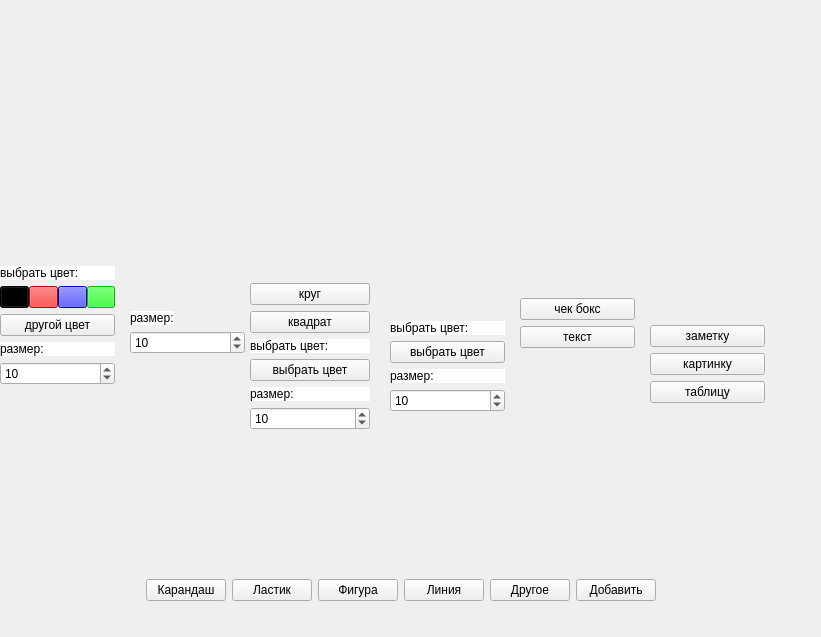
<?xml version="1.0" encoding="UTF-8"?>
<ui version="4.0">
 <class>Form</class>
 <widget class="QWidget" name="Form">
  <property name="geometry">
   <rect>
    <x>0</x>
    <y>0</y>
    <width>821</width>
    <height>637</height>
   </rect>
  </property>
  <property name="windowTitle">
   <string>Form</string>
  </property>
  <property name="styleSheet">
   <string notr="true"/>
  </property>
  <widget class="QWidget" name="downMenu" native="true">
   <property name="geometry">
    <rect>
     <x>20</x>
     <y>560</y>
     <width>761</width>
     <height>61</height>
    </rect>
   </property>
   <property name="styleSheet">
    <string notr="true"/>
   </property>
   <layout class="QHBoxLayout" name="horizontalLayout">
    <property name="leftMargin">
     <number>0</number>
    </property>
    <property name="topMargin">
     <number>0</number>
    </property>
    <property name="rightMargin">
     <number>0</number>
    </property>
    <property name="bottomMargin">
     <number>0</number>
    </property>
    <item>
     <spacer name="horizontalSpacer_2">
      <property name="orientation">
       <enum>Qt::Horizontal</enum>
      </property>
      <property name="sizeType">
       <enum>QSizePolicy::Expanding</enum>
      </property>
      <property name="sizeHint" stdset="0">
       <size>
        <width>40</width>
        <height>20</height>
       </size>
      </property>
     </spacer>
    </item>
    <item>
     <widget class="QPushButton" name="penButton">
      <property name="sizePolicy">
       <sizepolicy hsizetype="Fixed" vsizetype="Fixed">
        <horstretch>0</horstretch>
        <verstretch>0</verstretch>
       </sizepolicy>
      </property>
      <property name="text">
       <string>Карандаш</string>
      </property>
     </widget>
    </item>
    <item>
     <widget class="QPushButton" name="eraserButton">
      <property name="sizePolicy">
       <sizepolicy hsizetype="Fixed" vsizetype="Fixed">
        <horstretch>0</horstretch>
        <verstretch>0</verstretch>
       </sizepolicy>
      </property>
      <property name="text">
       <string>Ластик</string>
      </property>
     </widget>
    </item>
    <item>
     <widget class="QPushButton" name="figureButton">
      <property name="sizePolicy">
       <sizepolicy hsizetype="Fixed" vsizetype="Fixed">
        <horstretch>0</horstretch>
        <verstretch>0</verstretch>
       </sizepolicy>
      </property>
      <property name="text">
       <string>Фигура</string>
      </property>
     </widget>
    </item>
    <item>
     <widget class="QPushButton" name="lineButton">
      <property name="sizePolicy">
       <sizepolicy hsizetype="Fixed" vsizetype="Fixed">
        <horstretch>0</horstretch>
        <verstretch>0</verstretch>
       </sizepolicy>
      </property>
      <property name="text">
       <string>Линия</string>
      </property>
     </widget>
    </item>
    <item>
     <widget class="QPushButton" name="otherButton">
      <property name="sizePolicy">
       <sizepolicy hsizetype="Fixed" vsizetype="Fixed">
        <horstretch>0</horstretch>
        <verstretch>0</verstretch>
       </sizepolicy>
      </property>
      <property name="text">
       <string>Другое</string>
      </property>
     </widget>
    </item>
    <item>
     <widget class="QPushButton" name="addButton">
      <property name="sizePolicy">
       <sizepolicy hsizetype="Fixed" vsizetype="Fixed">
        <horstretch>0</horstretch>
        <verstretch>0</verstretch>
       </sizepolicy>
      </property>
      <property name="text">
       <string>Добавить</string>
      </property>
     </widget>
    </item>
    <item>
     <spacer name="horizontalSpacer">
      <property name="orientation">
       <enum>Qt::Horizontal</enum>
      </property>
      <property name="sizeType">
       <enum>QSizePolicy::Expanding</enum>
      </property>
      <property name="sizeHint" stdset="0">
       <size>
        <width>40</width>
        <height>20</height>
       </size>
      </property>
     </spacer>
    </item>
   </layout>
  </widget>
  <widget class="QWidget" name="figureLayout" native="true">
   <property name="geometry">
    <rect>
     <x>250</x>
     <y>120</y>
     <width>120</width>
     <height>317</height>
    </rect>
   </property>
   <layout class="QVBoxLayout" name="verticalLayout">
    <property name="leftMargin">
     <number>0</number>
    </property>
    <property name="topMargin">
     <number>0</number>
    </property>
    <property name="rightMargin">
     <number>0</number>
    </property>
    <property name="bottomMargin">
     <number>7</number>
    </property>
    <item>
     <spacer name="verticalSpacer_3">
      <property name="orientation">
       <enum>Qt::Vertical</enum>
      </property>
      <property name="sizeHint" stdset="0">
       <size>
        <width>20</width>
        <height>62</height>
       </size>
      </property>
     </spacer>
    </item>
    <item>
     <widget class="QPushButton" name="circleChooseButton">
      <property name="text">
       <string>круг</string>
      </property>
     </widget>
    </item>
    <item>
     <widget class="QPushButton" name="chooseSquareButton">
      <property name="text">
       <string>квадрат</string>
      </property>
     </widget>
    </item>
    <item>
     <widget class="QLabel" name="label_6">
      <property name="styleSheet">
       <string notr="true">background-color: rgb(255, 255, 255);</string>
      </property>
      <property name="text">
       <string>выбрать цвет:</string>
      </property>
     </widget>
    </item>
    <item>
     <widget class="QPushButton" name="chooseFigureColorButton">
      <property name="text">
       <string>выбрать цвет</string>
      </property>
     </widget>
    </item>
    <item>
     <widget class="QLabel" name="label_7">
      <property name="styleSheet">
       <string notr="true">background-color: rgb(255, 255, 255);</string>
      </property>
      <property name="text">
       <string>размер:</string>
      </property>
     </widget>
    </item>
    <item>
     <widget class="QSpinBox" name="chooseFigureSizeSpinBox">
      <property name="maximum">
       <number>999</number>
      </property>
      <property name="value">
       <number>10</number>
      </property>
     </widget>
    </item>
   </layout>
  </widget>
  <widget class="QWidget" name="eraserLayout" native="true">
   <property name="geometry">
    <rect>
     <x>130</x>
     <y>210</y>
     <width>115</width>
     <height>151</height>
    </rect>
   </property>
   <layout class="QVBoxLayout" name="verticalLayout_2">
    <property name="leftMargin">
     <number>0</number>
    </property>
    <property name="topMargin">
     <number>0</number>
    </property>
    <property name="rightMargin">
     <number>0</number>
    </property>
    <property name="bottomMargin">
     <number>7</number>
    </property>
    <item>
     <spacer name="verticalSpacer">
      <property name="orientation">
       <enum>Qt::Vertical</enum>
      </property>
      <property name="sizeHint" stdset="0">
       <size>
        <width>20</width>
        <height>40</height>
       </size>
      </property>
     </spacer>
    </item>
    <item>
     <widget class="QLabel" name="label_3">
      <property name="sizePolicy">
       <sizepolicy hsizetype="Fixed" vsizetype="Preferred">
        <horstretch>0</horstretch>
        <verstretch>0</verstretch>
       </sizepolicy>
      </property>
      <property name="styleSheet">
       <string notr="true">background-color: rgb(255, 255, 255);</string>
      </property>
      <property name="text">
       <string>размер:</string>
      </property>
     </widget>
    </item>
    <item>
     <widget class="QSpinBox" name="chooseSizeEraserSpinBox">
      <property name="sizePolicy">
       <sizepolicy hsizetype="Minimum" vsizetype="Fixed">
        <horstretch>0</horstretch>
        <verstretch>0</verstretch>
       </sizepolicy>
      </property>
      <property name="maximum">
       <number>999</number>
      </property>
      <property name="value">
       <number>10</number>
      </property>
     </widget>
    </item>
   </layout>
  </widget>
  <widget class="QWidget" name="penLayout" native="true">
   <property name="geometry">
    <rect>
     <x>0</x>
     <y>180</y>
     <width>115</width>
     <height>212</height>
    </rect>
   </property>
   <layout class="QVBoxLayout" name="verticalLayout_3">
    <property name="leftMargin">
     <number>0</number>
    </property>
    <property name="topMargin">
     <number>0</number>
    </property>
    <property name="rightMargin">
     <number>0</number>
    </property>
    <property name="bottomMargin">
     <number>7</number>
    </property>
    <item>
     <spacer name="verticalSpacer_2">
      <property name="orientation">
       <enum>Qt::Vertical</enum>
      </property>
      <property name="sizeHint" stdset="0">
       <size>
        <width>20</width>
        <height>62</height>
       </size>
      </property>
     </spacer>
    </item>
    <item>
     <widget class="QLabel" name="label_2">
      <property name="styleSheet">
       <string notr="true">background-color: rgb(255, 255, 255);</string>
      </property>
      <property name="text">
       <string>выбрать цвет:</string>
      </property>
     </widget>
    </item>
    <item>
     <layout class="QHBoxLayout" name="horizontalLayout_2">
      <property name="spacing">
       <number>0</number>
      </property>
      <item>
       <widget class="QPushButton" name="selectBlackPenColorButton">
        <property name="sizePolicy">
         <sizepolicy hsizetype="Fixed" vsizetype="Fixed">
          <horstretch>0</horstretch>
          <verstretch>0</verstretch>
         </sizepolicy>
        </property>
        <property name="styleSheet">
         <string notr="true">background-color: rgb(0, 0, 0);</string>
        </property>
        <property name="text">
         <string/>
        </property>
       </widget>
      </item>
      <item>
       <widget class="QPushButton" name="selectRedPenColorButton">
        <property name="sizePolicy">
         <sizepolicy hsizetype="Fixed" vsizetype="Fixed">
          <horstretch>0</horstretch>
          <verstretch>0</verstretch>
         </sizepolicy>
        </property>
        <property name="styleSheet">
         <string notr="true">background-color: rgb(255, 0, 0);</string>
        </property>
        <property name="text">
         <string/>
        </property>
       </widget>
      </item>
      <item>
       <widget class="QPushButton" name="selectBluePenColorButton">
        <property name="sizePolicy">
         <sizepolicy hsizetype="Fixed" vsizetype="Fixed">
          <horstretch>0</horstretch>
          <verstretch>0</verstretch>
         </sizepolicy>
        </property>
        <property name="styleSheet">
         <string notr="true">background-color: rgb(0, 0, 255);</string>
        </property>
        <property name="text">
         <string/>
        </property>
       </widget>
      </item>
      <item>
       <widget class="QPushButton" name="selectGreenPenColorButton">
        <property name="sizePolicy">
         <sizepolicy hsizetype="Fixed" vsizetype="Fixed">
          <horstretch>0</horstretch>
          <verstretch>0</verstretch>
         </sizepolicy>
        </property>
        <property name="styleSheet">
         <string notr="true">background-color: rgb(0, 255, 0);</string>
        </property>
        <property name="text">
         <string/>
        </property>
       </widget>
      </item>
     </layout>
    </item>
    <item>
     <widget class="QPushButton" name="choosePenColorButton">
      <property name="text">
       <string>другой цвет</string>
      </property>
     </widget>
    </item>
    <item>
     <widget class="QLabel" name="label">
      <property name="styleSheet">
       <string notr="true">background-color: rgb(255, 255, 255);</string>
      </property>
      <property name="text">
       <string>размер:</string>
      </property>
     </widget>
    </item>
    <item>
     <widget class="QSpinBox" name="choosePenSizeSpinBox">
      <property name="maximum">
       <number>999</number>
      </property>
      <property name="value">
       <number>10</number>
      </property>
     </widget>
    </item>
   </layout>
  </widget>
  <widget class="QWidget" name="lineLayout" native="true">
   <property name="geometry">
    <rect>
     <x>390</x>
     <y>210</y>
     <width>115</width>
     <height>209</height>
    </rect>
   </property>
   <layout class="QVBoxLayout" name="verticalLayout_5">
    <property name="leftMargin">
     <number>0</number>
    </property>
    <property name="topMargin">
     <number>0</number>
    </property>
    <property name="rightMargin">
     <number>0</number>
    </property>
    <property name="bottomMargin">
     <number>7</number>
    </property>
    <item>
     <spacer name="verticalSpacer_5">
      <property name="orientation">
       <enum>Qt::Vertical</enum>
      </property>
      <property name="sizeHint" stdset="0">
       <size>
        <width>20</width>
        <height>40</height>
       </size>
      </property>
     </spacer>
    </item>
    <item>
     <widget class="QLabel" name="label_4">
      <property name="styleSheet">
       <string notr="true">QLabel{background-color: rgb(255, 255, 255);}
QLabel:hover{background-color: rgb(0,0,0);}</string>
      </property>
      <property name="text">
       <string>выбрать цвет:</string>
      </property>
     </widget>
    </item>
    <item>
     <widget class="QPushButton" name="chooseLineColorButton">
      <property name="text">
       <string>выбрать цвет</string>
      </property>
     </widget>
    </item>
    <item>
     <widget class="QLabel" name="label_5">
      <property name="styleSheet">
       <string notr="true">background-color: rgb(255, 255, 255);</string>
      </property>
      <property name="text">
       <string>размер:</string>
      </property>
     </widget>
    </item>
    <item>
     <widget class="QSpinBox" name="chooseLineSizeSpinBox">
      <property name="maximum">
       <number>999</number>
      </property>
      <property name="value">
       <number>10</number>
      </property>
     </widget>
    </item>
   </layout>
  </widget>
  <widget class="QWidget" name="addLayout" native="true">
   <property name="geometry">
    <rect>
     <x>650</x>
     <y>240</y>
     <width>115</width>
     <height>170</height>
    </rect>
   </property>
   <layout class="QVBoxLayout" name="verticalLayout_4">
    <property name="leftMargin">
     <number>0</number>
    </property>
    <property name="topMargin">
     <number>0</number>
    </property>
    <property name="rightMargin">
     <number>0</number>
    </property>
    <property name="bottomMargin">
     <number>7</number>
    </property>
    <item>
     <spacer name="verticalSpacer_4">
      <property name="orientation">
       <enum>Qt::Vertical</enum>
      </property>
      <property name="sizeHint" stdset="0">
       <size>
        <width>20</width>
        <height>55</height>
       </size>
      </property>
     </spacer>
    </item>
    <item>
     <widget class="QPushButton" name="addNoteButton">
      <property name="text">
       <string>заметку</string>
      </property>
     </widget>
    </item>
    <item>
     <widget class="QPushButton" name="addImageButton">
      <property name="text">
       <string>картинку</string>
      </property>
     </widget>
    </item>
    <item>
     <widget class="QPushButton" name="addCsvButton">
      <property name="text">
       <string>таблицу</string>
      </property>
     </widget>
    </item>
   </layout>
  </widget>
  <widget class="QWidget" name="otherLayout" native="true">
   <property name="geometry">
    <rect>
     <x>520</x>
     <y>220</y>
     <width>115</width>
     <height>135</height>
    </rect>
   </property>
   <layout class="QVBoxLayout" name="verticalLayout_6">
    <property name="leftMargin">
     <number>0</number>
    </property>
    <property name="topMargin">
     <number>0</number>
    </property>
    <property name="rightMargin">
     <number>0</number>
    </property>
    <property name="bottomMargin">
     <number>7</number>
    </property>
    <item>
     <spacer name="verticalSpacer_6">
      <property name="orientation">
       <enum>Qt::Vertical</enum>
      </property>
      <property name="sizeHint" stdset="0">
       <size>
        <width>20</width>
        <height>55</height>
       </size>
      </property>
     </spacer>
    </item>
    <item>
     <widget class="QPushButton" name="addCheckBoxButton">
      <property name="text">
       <string>чек бокс</string>
      </property>
     </widget>
    </item>
    <item>
     <widget class="QPushButton" name="addTextButton">
      <property name="text">
       <string>текст</string>
      </property>
     </widget>
    </item>
   </layout>
  </widget>
 </widget>
 <resources>
  <include location="../resources/resources.qrc"/>
 </resources>
 <connections/>
</ui>
